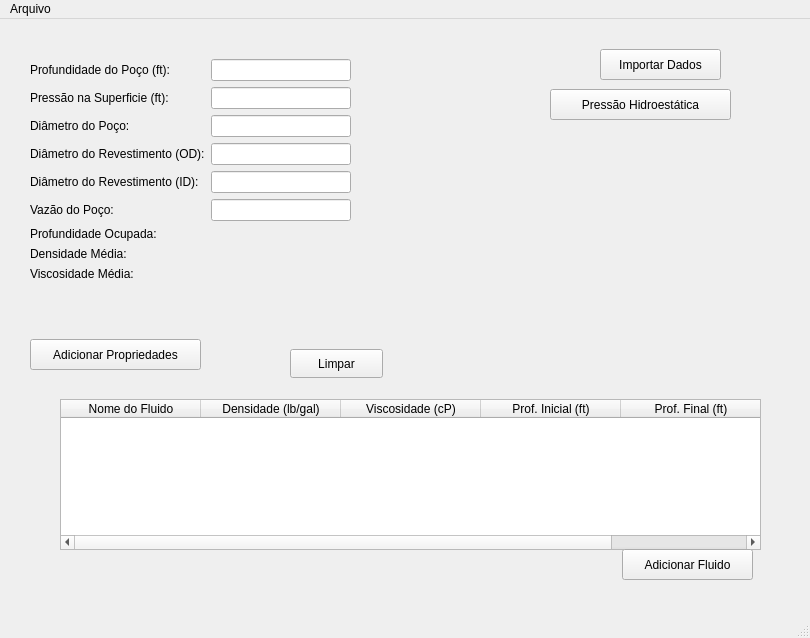
<?xml version="1.0" encoding="UTF-8"?>
<ui version="4.0">
 <class>MainWindow</class>
 <widget class="QMainWindow" name="MainWindow">
  <property name="geometry">
   <rect>
    <x>0</x>
    <y>0</y>
    <width>810</width>
    <height>638</height>
   </rect>
  </property>
  <property name="windowTitle">
   <string>MainWindow</string>
  </property>
  <widget class="QWidget" name="centralwidget">
   <widget class="QPushButton" name="BntImportarDados">
    <property name="geometry">
     <rect>
      <x>600</x>
      <y>30</y>
      <width>121</width>
      <height>31</height>
     </rect>
    </property>
    <property name="text">
     <string>Importar Dados</string>
    </property>
   </widget>
   <widget class="QTableWidget" name="tblFluidos">
    <property name="geometry">
     <rect>
      <x>60</x>
      <y>380</y>
      <width>701</width>
      <height>151</height>
     </rect>
    </property>
    <attribute name="horizontalHeaderDefaultSectionSize">
     <number>140</number>
    </attribute>
    <column>
     <property name="text">
      <string>Nome do Fluido</string>
     </property>
    </column>
    <column>
     <property name="text">
      <string>Densidade (lb/gal)</string>
     </property>
    </column>
    <column>
     <property name="text">
      <string>Viscosidade (cP)</string>
     </property>
    </column>
    <column>
     <property name="text">
      <string>Prof. Inicial (ft)</string>
     </property>
    </column>
    <column>
     <property name="text">
      <string>Prof. Final (ft)</string>
     </property>
    </column>
   </widget>
   <widget class="QPushButton" name="btnAdicionarPropriedades">
    <property name="geometry">
     <rect>
      <x>30</x>
      <y>320</y>
      <width>171</width>
      <height>31</height>
     </rect>
    </property>
    <property name="text">
     <string>Adicionar Propriedades</string>
    </property>
   </widget>
   <widget class="QWidget" name="formLayoutWidget">
    <property name="geometry">
     <rect>
      <x>30</x>
      <y>40</y>
      <width>321</width>
      <height>274</height>
     </rect>
    </property>
    <layout class="QFormLayout" name="formLayout">
     <item row="0" column="0">
      <widget class="QLabel" name="lbnTituloProfundidadePoco">
       <property name="text">
        <string>Profundidade do Poço (ft):</string>
       </property>
      </widget>
     </item>
     <item row="0" column="1">
      <widget class="QLineEdit" name="lnValorPressaoSup"/>
     </item>
     <item row="1" column="0">
      <widget class="QLabel" name="lbnTituloPressaoSup">
       <property name="text">
        <string>Pressão na Superficie (ft):</string>
       </property>
      </widget>
     </item>
     <item row="2" column="0">
      <widget class="QLabel" name="lbnTituloDiametroPoco">
       <property name="text">
        <string>Diâmetro do Poço:</string>
       </property>
      </widget>
     </item>
     <item row="3" column="0">
      <widget class="QLabel" name="lbnTituloDiametroOD">
       <property name="text">
        <string>Diâmetro do Revestimento (OD):</string>
       </property>
      </widget>
     </item>
     <item row="4" column="0">
      <widget class="QLabel" name="lbnTituloDiametroID">
       <property name="text">
        <string>Diâmetro do Revestimento (ID):</string>
       </property>
      </widget>
     </item>
     <item row="5" column="0">
      <widget class="QLabel" name="lbnTituloVazao">
       <property name="text">
        <string>Vazão do Poço:</string>
       </property>
      </widget>
     </item>
     <item row="6" column="0">
      <widget class="QLabel" name="lbnTituloProfundidadeOcupada">
       <property name="text">
        <string>Profundidade Ocupada:</string>
       </property>
      </widget>
     </item>
     <item row="7" column="0">
      <widget class="QLabel" name="lbnTituloDensidadeMedia">
       <property name="text">
        <string>Densidade Média:</string>
       </property>
      </widget>
     </item>
     <item row="8" column="0">
      <widget class="QLabel" name="lbnTituloViscosidadeMedia">
       <property name="text">
        <string>Viscosidade Média:</string>
       </property>
      </widget>
     </item>
     <item row="1" column="1">
      <widget class="QLineEdit" name="lnValorProfundidadePoco"/>
     </item>
     <item row="2" column="1">
      <widget class="QLineEdit" name="lnValorDiametroPoco"/>
     </item>
     <item row="3" column="1">
      <widget class="QLineEdit" name="lnValorDiametroOD"/>
     </item>
     <item row="4" column="1">
      <widget class="QLineEdit" name="lnValorDiametroID"/>
     </item>
     <item row="5" column="1">
      <widget class="QLineEdit" name="lnValorVazao"/>
     </item>
     <item row="6" column="1">
      <widget class="QLabel" name="lbnValorProfundidadeOcupada">
       <property name="text">
        <string/>
       </property>
      </widget>
     </item>
     <item row="7" column="1">
      <widget class="QLabel" name="lbnValorDensidadeMedia">
       <property name="text">
        <string/>
       </property>
      </widget>
     </item>
     <item row="8" column="1">
      <widget class="QLabel" name="lbnValorViscosidadeMedia">
       <property name="text">
        <string/>
       </property>
      </widget>
     </item>
    </layout>
   </widget>
   <widget class="QPushButton" name="btnPressaoHidroesttica">
    <property name="geometry">
     <rect>
      <x>550</x>
      <y>70</y>
      <width>181</width>
      <height>31</height>
     </rect>
    </property>
    <property name="text">
     <string>Pressão Hidroestática</string>
    </property>
   </widget>
   <widget class="QPushButton" name="btnLimparPropriedadesPoco">
    <property name="geometry">
     <rect>
      <x>290</x>
      <y>330</y>
      <width>93</width>
      <height>29</height>
     </rect>
    </property>
    <property name="text">
     <string>Limpar</string>
    </property>
   </widget>
   <widget class="QPushButton" name="btnAdicionarFluido">
    <property name="geometry">
     <rect>
      <x>622</x>
      <y>530</y>
      <width>131</width>
      <height>31</height>
     </rect>
    </property>
    <property name="text">
     <string>Adicionar Fluido</string>
    </property>
   </widget>
  </widget>
  <widget class="QMenuBar" name="menubar">
   <property name="geometry">
    <rect>
     <x>0</x>
     <y>0</y>
     <width>810</width>
     <height>26</height>
    </rect>
   </property>
   <widget class="QMenu" name="menuArquivo">
    <property name="title">
     <string>Arquivo</string>
    </property>
    <addaction name="actionImportar_Dados"/>
   </widget>
   <addaction name="menuArquivo"/>
  </widget>
  <widget class="QStatusBar" name="statusbar"/>
  <action name="actionImportar_Dados">
   <property name="text">
    <string>Importar Dados</string>
   </property>
  </action>
 </widget>
 <resources/>
 <connections/>
</ui>
